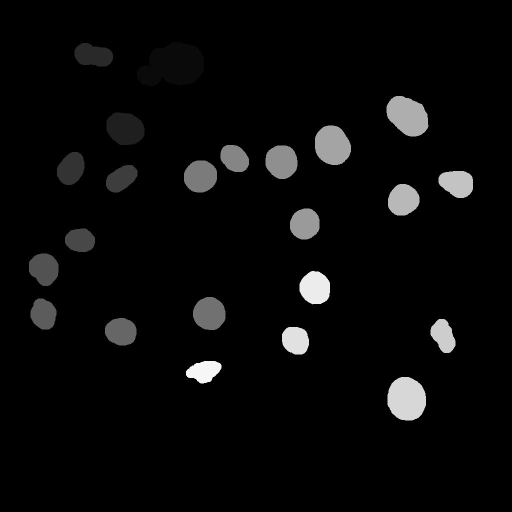
#> input picture Data/test/gt/man_seg01.jpg, 1024 x 1024 px (shown at 1/2 size)
$ python tiles.py
#> lines starting #> are read from the running program, lines starting #| are printed output that depends on the picture
import numpy as np
import pandas as pd
import math
import statsmodels.api as sm
from sklearn.preprocessing import MinMaxScaler
from sklearn.model_selection import train_test_split as tts
from sklearn.metrics import accuracy_score, recall_score, precision_score
from sklearn.utils import shuffle
from skimage.transform import resize
from skimage import io
import sklearn.decomposition as skdecomp
from sklearn.preprocessing import StandardScaler
from matplotlib import pyplot as plt
import cv2
import array_to_img as ai


def tiles(image, number):
    array = [] #creates an empty list, which will be filled during the iterations with the tiles
    M = image.shape[0]//number #M=total number of lines, divided through the number = # of tiles
    N = image.shape[1]//number #N=total number of columns, divided through the number = # of tiles
    for x in range(0, image.shape[0], M): #iterations, starting in the first pixel until the last line,
        # and the amount of steps is the M which was already calculated
        for y in range(0, image.shape[1], N): #iterations, starting in the first pixel until the last column,
        # and the amount of steps is the N which was already calculated
            array.append([image[x:x + M, y:y + N]]) #the already created, empty list, is appended with the tile which
        # is "cut" during each iteration
    list_mean = []
    for i in range(0, len(array)):
        mean = np.mean(array[i])
        list_mean.append(mean)
    array_mean = np.asarray(list_mean)
    return array_mean

if __name__ == '__main__':
    def oneD_array_to_twoD_array(oneDarray):
        twoDarray = np.stack(oneDarray, axis=0)
        a = int(math.sqrt(len(twoDarray)))
        twoDarray = twoDarray.reshape(a, a)
        return twoDarray

    gtread = io.imread('../Data/test/gt/man_seg01.jpg')
#> gtread is the input picture: shape (1024, 1024); min 0, max 255, mean 9.4
    gttiles = tiles(gtread, 50)
#> after the loop in tiles, `for x in range(0, image.shape[0], M):`: array = 2704 items
#> after the loop in tiles, `for i in range(0, len(array)):`: list_mean = 2704 values, max 246 at index 1944, min 0 at index 0, mean 9.08
#> in tiles, `array_mean = np.asarray(list_mean)`: array_mean has the same summary as list_mean
#> gttiles has the same summary as list_mean in tiles
    gttwod = oneD_array_to_twoD_array(gttiles)
#> in oneD_array_to_twoD_array, `twoDarray = np.stack(oneDarray, axis=0)`: twoDarray has the same summary as list_mean in tiles
#> in oneD_array_to_twoD_array, `a = int(math.sqrt(len(twoDarray)))`: a = 52
#> in oneD_array_to_twoD_array, `twoDarray = twoDarray.reshape(a, a)`:
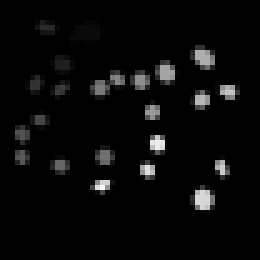
#> twoDarray: shape (52, 52) float64 (shown 5 times larger); min 0, max 246, mean 9.1
    plt.imshow(gttwod)
    plt.show()
